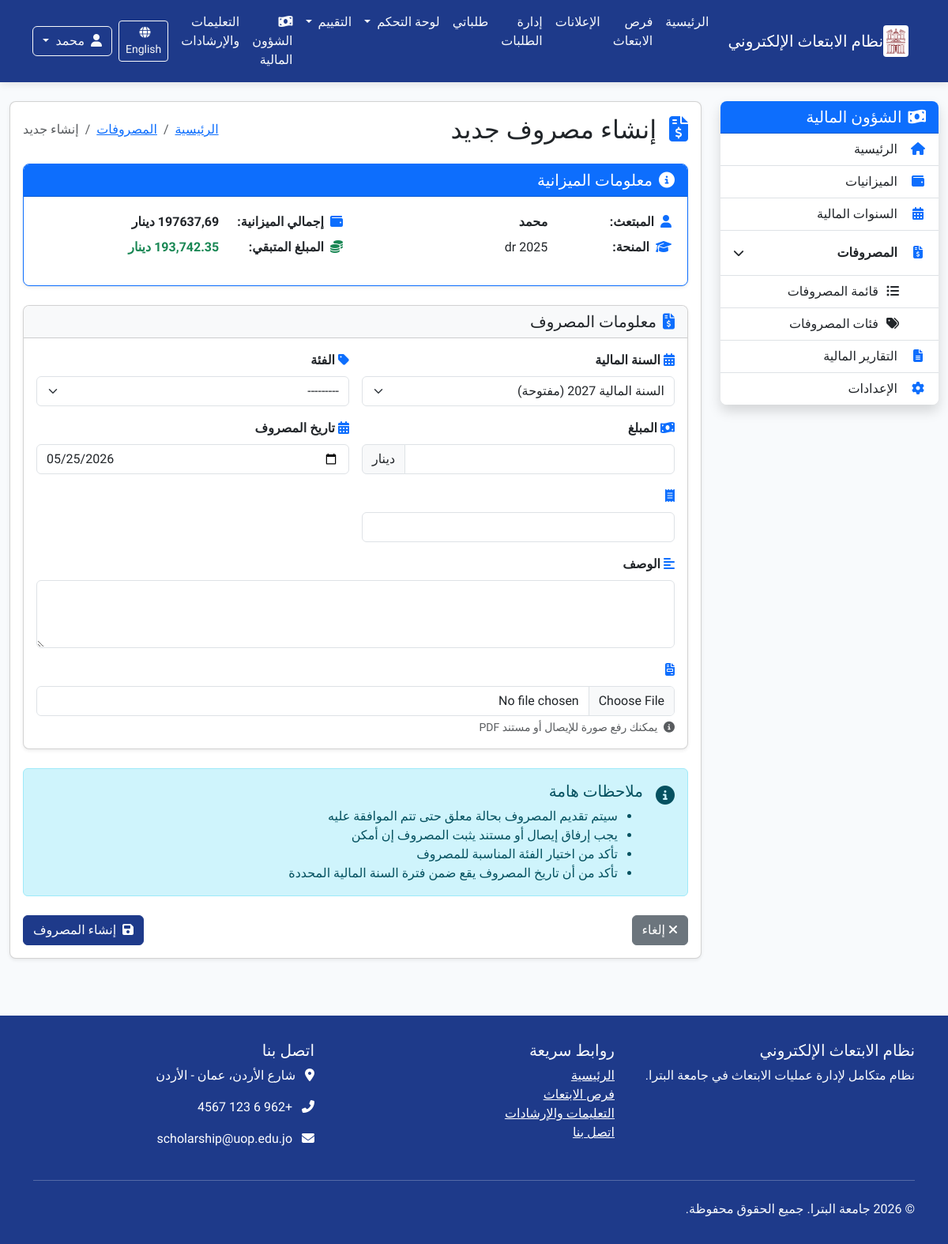
The app's page /ar/finance/budgets/9/expenses/create/ (signed in), older data.
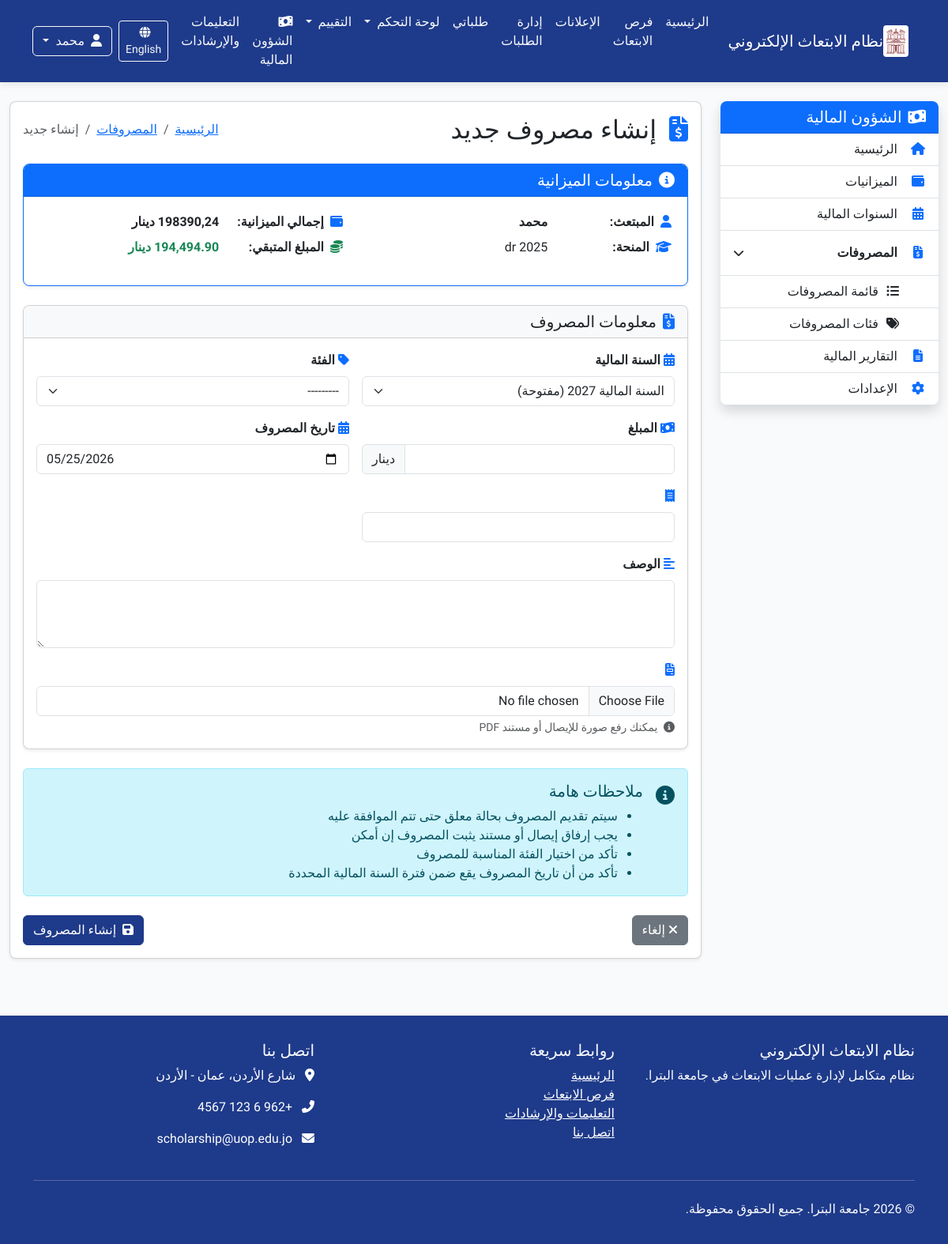
The same page, newer data.
### finance/models.py (models this page shows, shortened)
class ScholarshipBudget(models.Model):
    STATUS_CHOICES = [
        ('draft', _('مسودة')),
        ('pending', _('قيد المراجعة')),
        ('active', _('نشطة')),
        ('closed', _('مغلقة')),
        ('cancelled', _('ملغية')),
    ]
    application = models.OneToOneField(
        'applications.Application',
        on_delete=models.CASCADE,
        related_name='budget',
        verbose_name=_('طلب الابتعاث')
    )
    fiscal_year = models.ForeignKey(
        'FiscalYear',
        on_delete=models.SET_NULL,
        null=True, blank=True,
        related_name='scholarship_budgets',
        verbose_name=_('السنة المالية')
    )
    total_amount = models.DecimalField(
        max_digits=12,
        decimal_places=2,
        validators=[MinValueValidator(Decimal('0.01'))],
        verbose_name=_('إجمالي الميزانية'),
        help_text=_('إجمالي مبلغ الميزانية بالدينار الأردني')
    )
    start_date = models.DateField(
        verbose_name=_('تاريخ البداية'),
        help_text=_('تاريخ بداية صرف الميزانية')
    )
    end_date = models.DateField(
        verbose_name=_('تاريخ النهاية'),
        help_text=_('تاريخ انتهاء صرف الميزانية')
    )
    status = models.CharField(
        max_length=20,
        choices=STATUS_CHOICES,
        default='draft',
        verbose_name=_('حالة الميزانية')
    )
    tuition_fees = models.DecimalField(
        max_digits=10,
        decimal_places=2,
        default=Decimal('0.00'),
        validators=[MinValueValidator(Decimal('0.00'))],
        verbose_name=_('الرسوم الدراسية'),
        help_text=_('إجمالي الرسوم الدراسية بالدينار الأردني')
    )
    monthly_stipend = models.DecimalField(
        max_digits=10,
        decimal_places=2,
        default=Decimal('0.00'),
        validators=[MinValueValidator(Decimal('0.00'))],
        verbose_name=_('المخصص الشهري'),
        help_text=_('إجمالي المخصصات الشهرية لجميع السنوات')
    )
    travel_allowance = models.DecimalField(
        max_digits=10,
        decimal_places=2,
        default=Decimal('0.00'),
        validators=[MinValueValidator(Decimal('0.00'))],
        verbose_name=_('مخصص السفر'),
        help_text=_('تكلفة تذاكر السفر')
    )
    health_insurance = models.DecimalField(
        max_digits=10,
        decimal_places=2,
        default=Decimal('0.00'),
        validators=[MinValueValidator(Decimal('0.00'))],
        verbose_name=_('التأمين الصحي'),
        help_text=_('تكلفة التأمين الصحي لجميع السنوات')
    )
    other_expenses = models.DecimalField(
        max_digits=10,
        decimal_places=2,
        default=Decimal('0.00'),
        validators=[MinValueValidator(Decimal('0.00'))],
        verbose_name=_('مصاريف أخرى'),
        help_text=_('التأمين على الحياة، النسبة الإضافية، رسوم الفيزا، إلخ')
    )
    exchange_rate = models.DecimalField(
        max_digits=8,
        decimal_places=4,
        default=Decimal('0.7100'),
        validators=[MinValueValidator(Decimal('0.0001'))],
        verbose_name=_('سعر الصرف'),
        help_text=_('سعر صرف العملة الأجنبية مقابل الدينار الأردني')
    )
    foreign_currency = models.CharField(
        max_length=3,
        default='GBP',
        verbose_name=_('العملة الأجنبية'),
        help_text=_('رمز العملة الأجنبية (مثل: GBP, USD, EUR)')
    )
    academic_year = models.CharField(
        max_length=20,
        verbose_name=_('السنة الدراسية'),
        help_text=_('السنة الدراسية (مثال: 2024-2025)')
    )
    is_current = models.BooleanField(
        default=True,
        verbose_name=_('السنة الحالية'),
        help_text=_('هل هذه هي السنة الدراسية الحالية للمبتعث؟')
    )
    created_by = models.ForeignKey(
        User,
        on_delete=models.SET_NULL,
        null=True, blank=True,
        related_name='created_budgets',
        verbose_name=_('أنشأ بواسطة')
    )
    created_at = models.DateTimeField(
        auto_now_add=True,
        verbose_name=_('تاريخ الإنشاء')
    )
    updated_at = models.DateTimeField(
        auto_now=True,
        verbose_name=_('تاريخ التحديث')
    )
    notes = models.TextField(
        blank=True,
        verbose_name=_('ملاحظات'),
        help_text=_('ملاحظات إضافية حول الميزانية')
    )
    class Meta:
        verbose_name = _('ميزانية ابتعاث')
        verbose_name_plural = _('ميزانيات الابتعاث')
        ordering = ['-created_at']
        indexes = [
            models.Index(fields=['status']),
            models.Index(fields=['fiscal_year']),
            models.Index(fields=['academic_year']),
            models.Index(fields=['created_at']),
        ]
    def get_spent_amount(self):
        total = self.expenses.filter(status='approved').aggregate(
            total=models.Sum('amount')
        )['total'] or Decimal('0.00')
        return total.quantize(Decimal('0.01'), rounding=ROUND_HALF_UP)
    def get_remaining_amount(self):
        spent = self.get_spent_amount()
        remaining = self.total_amount - spent
        return remaining.quantize(Decimal('0.01'), rounding=ROUND_HALF_UP)

### applications/models.py (models this page shows, shortened)
class Application(models.Model):
    scholarship = models.ForeignKey(Scholarship, verbose_name=_("فرصة الابتعاث"), on_delete=models.CASCADE,
                                    related_name="applications")
    applicant = models.ForeignKey(User, verbose_name=_("المتقدم"), on_delete=models.CASCADE,
                                  related_name="applications")
    status = models.ForeignKey(ApplicationStatus, verbose_name=_("حالة الطلب"), on_delete=models.PROTECT,
                               related_name="applications")
    application_date = models.DateTimeField(_("تاريخ التقديم"), auto_now_add=True)
    last_update = models.DateTimeField(_("آخر تحديث"), auto_now=True)
    motivation_letter = models.TextField(_("خطاب الدوافع"),
                                         help_text=_("اشرح لماذا تريد التقدم لهذه الفرصة وما هي أهدافك"))
    research_proposal = models.TextField(_("مقترح البحث"), blank=True, null=True,
                                         help_text=_("إذا كان الابتعاث لدراسة الدكتوراه، أرفق مقترح البحث الخاص بك"))
    comments = models.TextField(_("ملاحظات إضافية"), blank=True, null=True,
                                help_text=_("أي معلومات إضافية تود إضافتها لطلبك"))
    acceptance_letter = models.BooleanField(_("هل لديك قبول مبدئي؟"), default=False)
    acceptance_university = models.CharField(_("اسم الجامعة التي لديك قبول فيها"), max_length=200, blank=True,
                                             null=True)
    admin_notes = models.TextField(_("ملاحظات إدارية"), blank=True, null=True)
    class Meta:
        verbose_name = _("طلب ابتعاث")
        verbose_name_plural = _("طلبات الابتعاث")
        ordering = ['-application_date']
        unique_together = ['scholarship', 'applicant']

### announcements/models.py (models this page shows, shortened)
class Scholarship(models.Model):
    STATUS_CHOICES = (
        ('draft', _('مسودة')),
        ('published', _('منشور')),
        ('closed', _('مغلق')),
    )
    title = models.CharField(_("العنوان"), max_length=200)
    scholarship_type = models.ForeignKey(ScholarshipType, verbose_name=_("نوع الابتعاث"), on_delete=models.CASCADE,
                                         related_name="scholarships")
    description = models.TextField(_("الوصف"))
    requirements = models.TextField(_("المتطلبات"))
    benefits = models.TextField(_("المميزات"), blank=True, null=True)
    countries = models.CharField(_("الدول المتاحة"), max_length=255, blank=True, null=True)
    universities = models.TextField(_("الجامعات المتاحة"), blank=True, null=True)
    deadline = models.DateTimeField(_("الموعد النهائي للتقديم"))
    publication_date = models.DateTimeField(_("تاريخ النشر"), default=timezone.now)
    status = models.CharField(_("الحالة"), max_length=20, choices=STATUS_CHOICES, default='draft')
    max_applicants = models.PositiveIntegerField(_("الحد الأقصى للمتقدمين"), default=0, help_text=_("0 يعني غير محدود"))
    eligibility_criteria = models.TextField(_("معايير الأهلية"), blank=True, null=True)
    application_process = models.TextField(_("عملية التقديم"), blank=True, null=True)
    contact_info = models.TextField(_("معلومات الاتصال"), blank=True, null=True)
    attachment = models.FileField(_("مرفق"), upload_to='scholarship_attachments/', blank=True, null=True)
    created_by = models.ForeignKey(User, verbose_name=_("تم إنشاؤه بواسطة"), on_delete=models.CASCADE,
                                   related_name="created_scholarships")
    updated_at = models.DateTimeField(_("تم التحديث في"), auto_now=True)
    class Meta:
        verbose_name = _("فرصة ابتعاث")
        verbose_name_plural = _("فرص الابتعاث")
        ordering = ['-publication_date']

### finance/views.py (the view)
# urls.py: path('budgets/<int:budget_id>/expenses/create/', views.create_expense, name='create_expense'),
@login_required
@permission_required('finance.add_expense', raise_exception=True)
def create_expense(request, budget_id):
    budget = get_object_or_404(ScholarshipBudget, id=budget_id)
    if budget.status != 'active':
        messages.error(request, _("لا يمكن إضافة مصروفات لميزانية غير نشطة"))
        return redirect('finance:budget_detail', budget_id=budget.id)
    if request.method == 'POST':
        form = ExpenseForm(request.POST, request.FILES, budget=budget)
        if form.is_valid():
            expense = form.save(commit=False)
            expense.budget = budget
            expense.created_by = request.user
            if not expense.fiscal_year and budget.fiscal_year:
                expense.fiscal_year = budget.fiscal_year
            expense.save()
            FinancialLog.objects.create(
                expense=expense,
                budget=budget,
                fiscal_year=expense.fiscal_year,
                action_type='create',
                description=_("إنشاء مصروف جديد"),
                created_by=request.user
            )
            messages.success(request, _("تم إنشاء المصروف بنجاح"))
            return redirect('finance:budget_detail', budget_id=budget.id)
    else:
        initial_data = {'date': timezone.now().date()}
        if budget.fiscal_year:
            initial_data['fiscal_year'] = budget.fiscal_year
        form = ExpenseForm(budget=budget, initial=initial_data)
    context = {
        'form': form,
        'budget': budget,
    }
    return render(request, 'finance/expense_form.html', context)

### finance/forms.py (shortened to what this page needs)
class ExpenseForm(forms.ModelForm):
    class Meta:
        model = Expense
        fields = ['fiscal_year', 'category', 'amount', 'date', 'description']
        widgets = {
            'date': forms.DateInput(attrs={'type': 'date'}),
            'description': forms.Textarea(attrs={'rows': 3}),
        }
    def __init__(self, *args, **kwargs):
        self.budget = kwargs.pop('budget', None)
        super().__init__(*args, **kwargs)
        self.fields['fiscal_year'].queryset = FiscalYear.objects.filter(status='open')
        settings = ScholarshipSettings.objects.first()
        current_fiscal_year = None
        if settings and settings.current_fiscal_year:
            current_fiscal_year = settings.current_fiscal_year
        else:
            current_fiscal_year = FiscalYear.objects.filter(status='open').order_by('-year').first()
        if current_fiscal_year and not self.instance.pk:
            self.fields['fiscal_year'].initial = current_fiscal_year
        if self.budget and not self.instance.pk:
            self.instance.budget = self.budget

### finance/models.py (called while the page is built)
    def __str__(self):
        return f"السنة المالية {self.year} ({self.get_status_display()})"

### finance/templates/finance/expense_form.html (shortened to what the changed rows need)
{% extends "finance/base.html" %}
{% load static i18n %}
{% load currency_format %}
{% block finance_content %}
<div class="expense-form-container">
    <div class="page-header mb-4">
        <div class="d-flex align-items-center justify-content-between">
            <h2 class="mb-0">
                <i class="fas fa-file-invoice-dollar me-2 text-primary"></i>
                {% if is_update %}
                {% trans "تعديل مصروف" %}
                {% else %}
                {% trans "إنشاء مصروف جديد" %}
                {% endif %}
            </h2>
        </div>
    </div>
    {% if not is_update %}
    <div class="budget-info mb-4">
        <div class="card border-primary shadow-sm">
            <div class="card-header bg-primary text-white">
                <h5 class="mb-0">
                    <i class="fas fa-info-circle me-2"></i>{% trans "معلومات الميزانية" %}
                </h5>
            </div>
            <div class="card-body">
                <div class="row">
                    <div class="col-md-6">
                        <table class="table table-sm">
                            <tr>
                                <th class="border-0" width="40%">
                                    <i class="fas fa-user me-2 text-primary"></i>{% trans "المبتعث" %}:
                                </th>
                                <td class="border-0 fw-bold">{{ budget.application.applicant.get_full_name }}</td>
                            </tr>
                            <tr>
                                <th class="border-0">
                                    <i class="fas fa-graduation-cap me-2 text-primary"></i>{% trans "المنحة" %}:
                                </th>
                                <td class="border-0">{{ budget.application.scholarship.title }}</td>
                            </tr>
                        </table>
                    </div>
                    <div class="col-md-6">
                        <table class="table table-sm">
                            <tr>
                                <th class="border-0" width="40%">
                                    <i class="fas fa-wallet me-2 text-primary"></i>{% trans "إجمالي الميزانية" %}:
                                </th>
                                <td class="border-0 fw-bold">{{ budget.total_amount|floatformat:2 }} {% trans "دينار" %}</td>
                            </tr>
                            <tr>
                                <th class="border-0">
                                    <i class="fas fa-coins me-2 text-success"></i>{% trans "المبلغ المتبقي" %}:
                                </th>
                                <td class="border-0 text-success fw-bold">{{ budget.get_remaining_amount|currency }} {% trans "دينار" %}</td>
                            </tr>
                        </table>
                    </div>
                </div>
            </div>
        </div>
    </div>
    {% endif %}
</div>
{% endblock %}

Row changes from the older to the newer data that the page shows:
changed ScholarshipBudget "محمد": total_amount "197637,69" → "198390,24"
